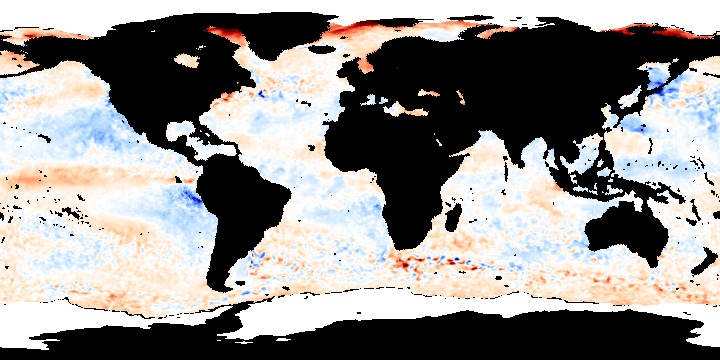
#> input picture assets/ocean/ocean_temp_sep_2002.jpeg, 720 x 360 px, found by its file name
$ python intensidade.py
#> lines starting #> are read from the running program, lines starting #| are printed output that depends on the picture
### src/histograma/barrelImg.py
import cv2

# Carregar imagem em tons de cinza
image = cv2.imread('./assets/ocean/ocean_temp_sep_2002.jpeg', cv2.IMREAD_GRAYSCALE)
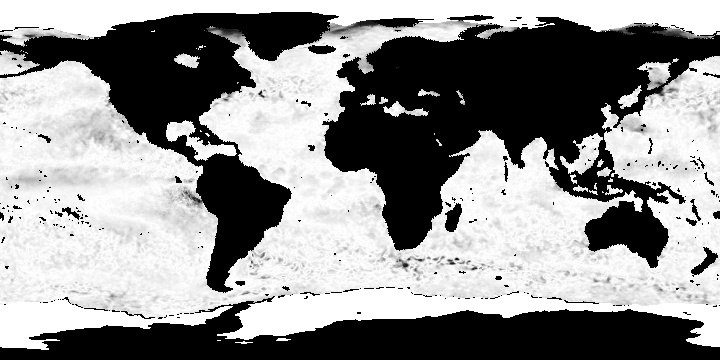
#> image: shape (360, 720); min 0, max 255, mean 143.6

### src/histograma/intensidade.py
import cv2
import matplotlib.pyplot as plt

import barrelImg

# Carregar imagem
image = barrelImg.image

# Calcular o histograma
hist = cv2.calcHist([image], [0], None, [256], [0, 256])
#> hist = 256 values, max 94390 at index 0, min 1 at index 12, mean 1012.5

# Plotar o histograma
plt.plot(hist, color='gray')
plt.title('Histograma de Intensidade')
plt.xlabel('Intensidade de Pixel')
plt.ylabel('Número de Pixels')
plt.show()
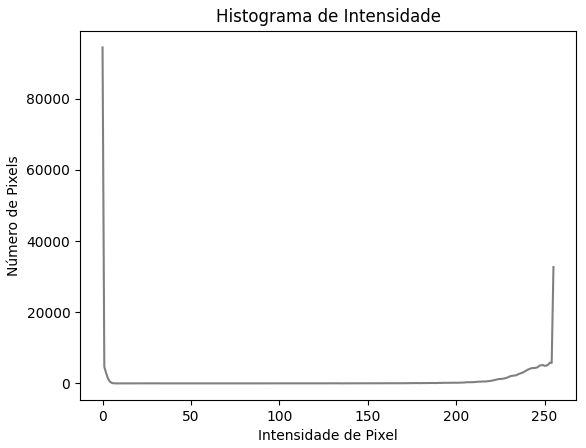
#> figure drawn by matplotlib, 1 panel; curve peaks at x = 0, y = 94390
